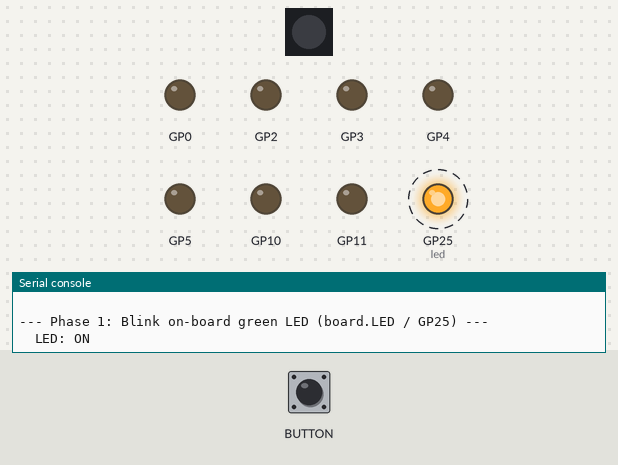
Simulated run of this program. Board: Raspberry Pi Pico running CircuitPython. Parts: 1 RGB LEDs in strip order, left to right, output pins drawn as LEDs (lit = HIGH), the last lines printed to the serial console. Dashed ring = blinking. The test bench sets the inputs (shaded band).

Above: at 0.1 s.
At 6.8 s:
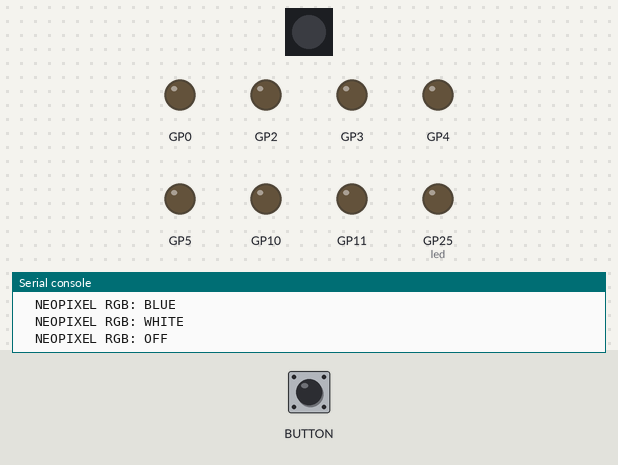
6.9 s: BOOTSEL button pressed for 0.15 s
At 48.1 s:
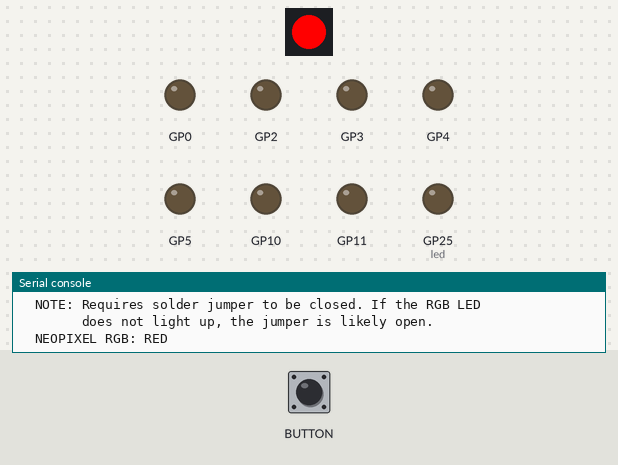
Timing chart, 0 to 52.2 s (numbered marks = the images above; inputs shaded):
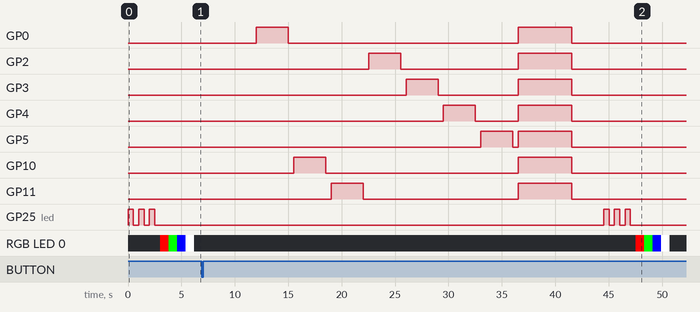

The program:

code.py
```python
"""
MILESTONE 1: GPIO & Board Test for YD-RP2040
=============================================
Verify that the YD-RP2040 board is running CircuitPython correctly and that
the GPIO pins chosen for LED driving are functional.

BOARD: YD-RP2040 by VCC-GND Studio
  - RP2040, USB-C, 16 MB flash (W25Q128)
  - On-board green LED: board.LED (GP25)
  - On-board WS2812 RGB LED: board.NEOPIXEL / board.RGB (GP23, REQUIRES solder jumper)
  - USR button: board.BUTTON (GP24)

FIRMWARE PIN NAMES (from dir(board)):
  The vcc_gnd_yd_rp2040 CircuitPython build does NOT expose GP23, GP24, GP25
  as named pins. Use the aliases instead:
    board.LED      -> on-board green LED (GP25)
    board.NEOPIXEL -> on-board WS2812 RGB LED (GP23)
    board.RGB      -> same as NEOPIXEL
    board.BUTTON   -> USR button (GP24)

PINS UNDER TEST:
  GP0   -- WS2812b external matrix data pin (Milestone 2)
  GP10  -- SPI1_SCK (general GPIO verification)
  GP11  -- SPI1_MOSI (general GPIO verification)
  GP2-GP5 -- general GPIO verification (optional, no external wiring needed)
  board.LED      -- on-board green LED (blink test, works out of the box)
  board.NEOPIXEL -- on-board WS2812 RGB LED (needs solder jumper closed to be visible)
  board.BUTTON   -- USR button (input test, active low)

HOW TO TEST:
  1. Flash CircuitPython 10.1.4 for vcc_gnd_yd_rp2040 onto the board.
  2. Copy this file's content into code.py (or use cpfiles.txt manifest).
  3. Open a serial monitor (115200 baud).
  4. The script cycles through each test phase.
  5. Use a multimeter (DC voltage between pin and GND) or a breadboard LED
     + 330 Ohm resistor to verify external GPIO signals.

REQUIRES: Only built-in modules (digitalio, neopixel_write, board, time).
"""

import board
import digitalio
import time
import neopixel_write

# ---- On-board green LED (board.LED = GP25) ----
led = digitalio.DigitalInOut(board.LED)
led.direction = digitalio.Direction.OUTPUT

# ---- USR button (board.BUTTON = GP24, active low) ----
button = digitalio.DigitalInOut(board.BUTTON)
button.direction = digitalio.Direction.INPUT
button.pull = digitalio.Pull.UP

# ---- On-board WS2812 RGB LED (board.NEOPIXEL = GP23) ----
rgb_pin = digitalio.DigitalInOut(board.NEOPIXEL)
rgb_pin.direction = digitalio.Direction.OUTPUT

# ---- External GPIO pins to test ----
PINS_TO_TEST = [
    ("GP0  (WS2812b data -- Milestone 2)", board.GP0),
    ("GP10 (SPI1_SCK -- general GPIO)", board.GP10),
    ("GP11 (SPI1_MOSI -- general GPIO)", board.GP11),
    ("GP2  (general GPIO)", board.GP2),
    ("GP3  (general GPIO)", board.GP3),
    ("GP4  (general GPIO)", board.GP4),
    ("GP5  (general GPIO)", board.GP5),
]

pins = []
for label, gp in PINS_TO_TEST:
    dio = digitalio.DigitalInOut(gp)
    dio.direction = digitalio.Direction.OUTPUT
    dio.value = False
    pins.append((label, dio))

HOLD_SECONDS = 3
GAP_SECONDS = 0.5


def all_off():
    for _, dio in pins:
        dio.value = False


def banner():
    print()
    print("=" * 60)
    print("  MILESTONE 1  --  YD-RP2040 GPIO & Board Test")
    print("=" * 60)
    print()
    print("Board: YD-RP2040 (VCC-GND Studio), RP2040, 16 MB flash")
    print()
    print("Pins under test:")
    for label, _ in pins:
        print(f"  - {label}")
    print("  - board.LED (on-board green LED, GP25)")
    print("  - board.NEOPIXEL (on-board WS2812 RGB, GP23 -- solder jumper required)")
    print("  - board.BUTTON (USR button, GP24, input)")
    print()
    print(f"Each pin goes HIGH for {HOLD_SECONDS}s, then LOW.")
    print()


def phase_blink_led():
    """Blink the on-board green LED (board.LED) -- immediate visual feedback."""
    print("--- Phase 1: Blink on-board green LED (board.LED / GP25) ---")
    for i in range(6):
        led.value = not led.value
        state = "ON" if led.value else "OFF"
        print(f"  LED: {state}")
        time.sleep(0.5)
    led.value = False


def phase_rgb_led():
    """Drive the on-board WS2812 RGB LED (GP23) via neopixel_write.

    This test is harmless even if the solder jumper is open -- the signal
    is sent but no LED will light up without the jumper.
    """
    print("--- Phase 2: On-board WS2812 RGB LED (board.NEOPIXEL / GP23) ---")
    print("  NOTE: Requires solder jumper to be closed. If the RGB LED")
    print("        does not light up, the jumper is likely open.")

    pixel_buf = bytearray(3)  # GRB order for WS2812

    colors = [
        ("RED", (0, 255, 0)),  # GRB
        ("GREEN", (255, 0, 0)),  # GRB
        ("BLUE", (0, 0, 255)),  # GRB
        ("WHITE", (255, 255, 255)),
        ("OFF", (0, 0, 0)),
    ]
    for name, (g, r, b) in colors:
        pixel_buf[0] = g
        pixel_buf[1] = r
        pixel_buf[2] = b
        neopixel_write.neopixel_write(rgb_pin, pixel_buf)
        print(f"  NEOPIXEL RGB: {name}")
        time.sleep(0.8)


def phase_button():
    """Read the USR button (GP24) for a few seconds."""
    print("--- Phase 3: USR button (board.BUTTON / GP24) -- press to test ---")
    print("  Reading button state for 5 seconds...")
    start = time.monotonic()
    pressed_seen = False
    while time.monotonic() - start < 5:
        if not button.value:  # active low
            if not pressed_seen:
                print("  >>> BUTTON PRESSED")
                pressed_seen = True
        else:
            if pressed_seen:
                print("      Button released")
                pressed_seen = False
        time.sleep(0.05)
    if not pressed_seen:
        print("  (no button press detected)")


def phase_one_by_one():
    """Toggle each external GPIO pin individually."""
    print("--- Phase 4: External GPIO pins one at a time ---")
    for label, dio in pins:
        dio.value = True
        print(f"  >>> HIGH : {label}")
        time.sleep(HOLD_SECONDS)
        dio.value = False
        print(f"      LOW  : {label}")
        time.sleep(GAP_SECONDS)


def phase_all_on():
    """All external GPIO pins HIGH simultaneously."""
    print("--- Phase 5: ALL external GPIO pins HIGH for 5 seconds ---")
    for _, dio in pins:
        dio.value = True
    time.sleep(5)
    all_off()
    print("      ALL pins LOW")


# ---- Main ----
banner()
cycle = 0
while True:
    cycle += 1
    print(f"\n{'=' * 60}")
    print(f"  Test Cycle {cycle}")
    print(f"{'=' * 60}\n")

    phase_blink_led()
    print()

    phase_rgb_led()
    print()

    phase_button()
    print()

    phase_one_by_one()
    print()

    phase_all_on()
    print()

    print(f"Cycle {cycle} complete. Restarting in 3 seconds...\n")
    time.sleep(3)
```
